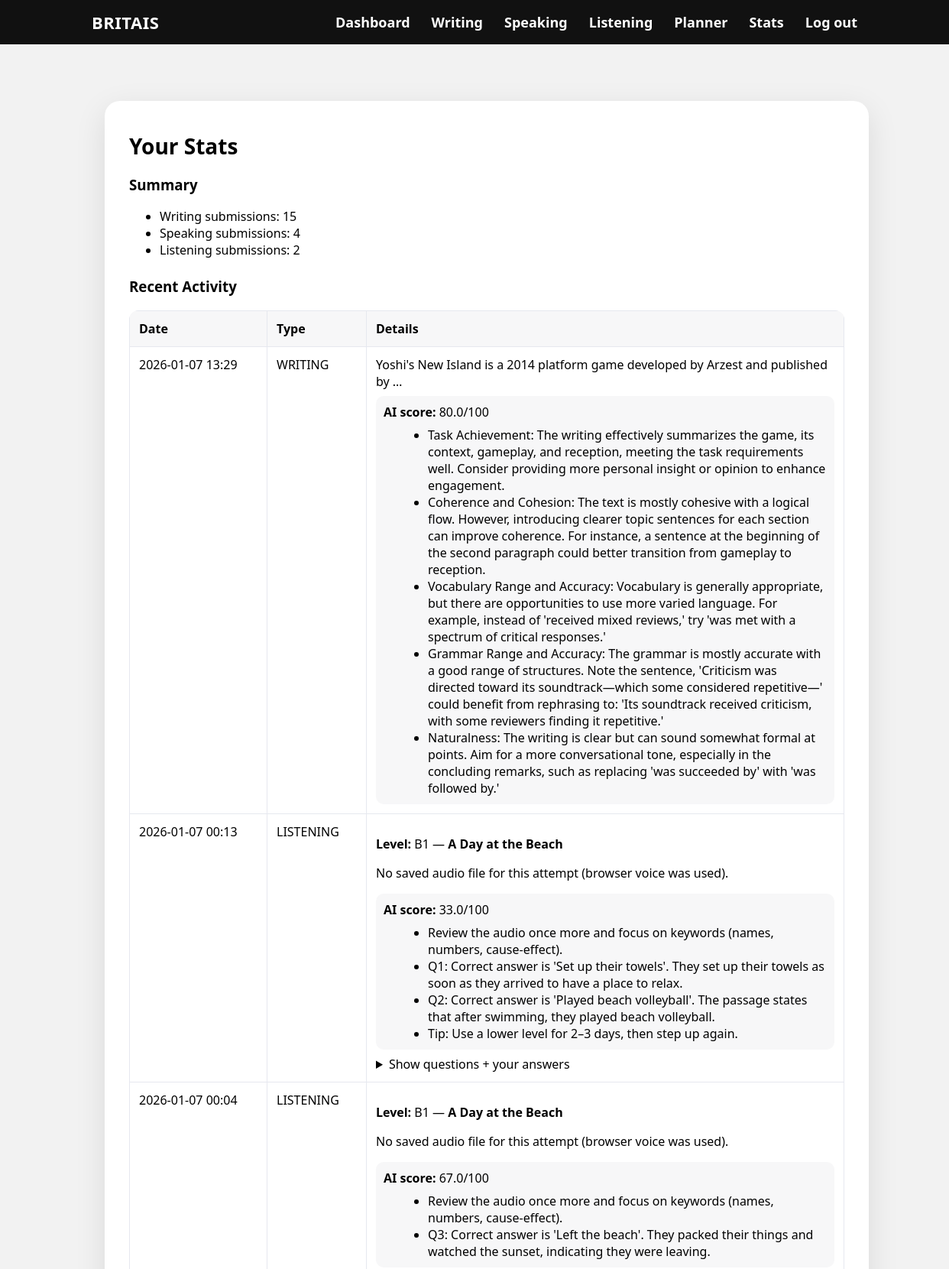
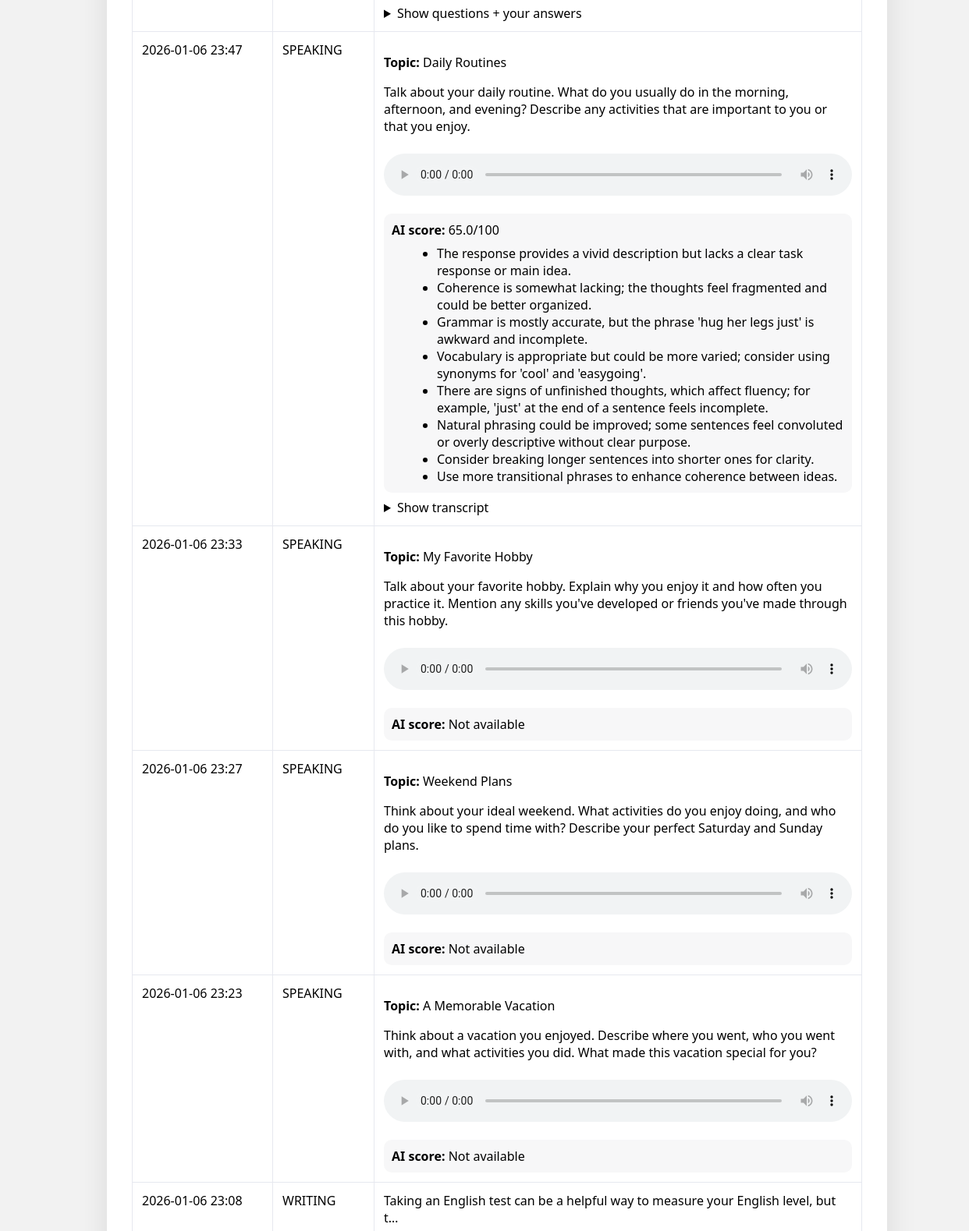
The app's page /stats (signed in, upper part) with its own data (2 pictures, top to bottom).
### models.py (models this page shows)
class Submission(db.Model):
    __tablename__ = "tb_submissions"
    id = db.Column(db.Integer, primary_key=True)
    user_id = db.Column(db.Integer, db.ForeignKey("tb_users.id"), nullable=False)
    task_id = db.Column(db.Integer, db.ForeignKey("tb_tasks.id"), nullable=True)
    type = db.Column(db.String(20), nullable=False)
    content = db.Column(db.Text, nullable=True)
    created_at = db.Column(db.DateTime, default=datetime.utcnow)
    ai_score = db.Column(db.Float, nullable=True)  # AI score
    ai_feedback = db.Column(db.Text, nullable=True)  # AI feedback text
    user = db.relationship("User", back_populates="submissions")
    task = db.relationship("Task", back_populates="submissions")
    feedback = db.relationship("Feedback", back_populates="submission", uselist=False)
    result = db.relationship("Result", back_populates="submission", uselist=False)

### app.py (the view)
@app.route("/stats")
@login_required
def stats():
    user = current_user()
    subs = Submission.query.filter_by(user_id=user.id).all()
    counts = {"WRITING": 0, "SPEAKING": 0, "LISTENING": 0}
    for s in subs:
        counts[s.type] = counts.get(s.type, 0) + 1
    subs_sorted = sorted(subs, key=lambda s: s.created_at, reverse=True)
    prepared = []
    for s in subs_sorted:
        row = {"s": s, "data": None}
        if s.type in {"SPEAKING", "LISTENING"}:
            try:
                row["data"] = json.loads(s.content)
            except Exception:
                row["data"] = None
        prepared.append(row)
    return render_template("stats.html", submissions=prepared, counts=counts)

### app.py (called while the page is built)
def current_user():
    email = session.get("user_email")
    return User.query.filter_by(email=email).first() if email else None

def login_required(view):
    @wraps(view)
    def wrapped(*args, **kwargs):
        if not current_user():
            return redirect(url_for("login"))
        return view(*args, **kwargs)
    return wrapped

### templates/stats.html (shortened to what this page needs)
{% extends "base.html" %}
{% block content %}
<div class="auth stats-page">
  <div class="card smooth-card stats-card">
    <h2 class="title-auth">Your Stats</h2>
    <h3>Summary</h3>
    <ul>
      <li>Writing submissions: {{ counts.get("WRITING", 0) }}</li>
      <li>Speaking submissions: {{ counts.get("SPEAKING", 0) }}</li>
      <li>Listening submissions: {{ counts.get("LISTENING", 0) }}</li>
    </ul>
    <h3 class="mt-24">Recent Activity</h3>
    {% if submissions and submissions|length > 0 %}
      <div class="table-wrapper">
        <table class="stats-table">
          <colgroup>
            <col style="width: 180px;">
            <col style="width: 130px;">
            <col style="width: auto;">
          </colgroup>
          <thead>
            <tr>
              <th>Date</th>
              <th>Type</th>
              <th>Details</th>
            </tr>
          </thead>
          <tbody>
            {% for row in submissions %}
              {% set s = row.s %}
              <tr>
                <td class="col-date">{{ s.created_at.strftime("%Y-%m-%d %H:%M") }}</td>
                <td class="col-type">{{ s.type }}</td>
                <td>
                  {% if s.type == "WRITING" %}
                    <p class="preview">
                      {{ s.content[:80] }}{% if s.content|length > 80 %}…{% endif %}
                    </p>
                    <div class="ai-box">
                      <strong>AI score:</strong>
                      {% if s.ai_score is not none %}
                        {{ s.ai_score|round(0) }}/100
                      {% else %}
                        Not available
                      {% endif %}
                      {% if s.ai_feedback %}
                        <ul class="ai-list">
                          {% for tip in s.ai_feedback.splitlines() %}
                            <li>{{ tip }}</li>
                          {% endfor %}
                        </ul>
                      {% endif %}
                    </div>
                  {% endif %}
                  {% if s.type == "SPEAKING" %}
                    {% if row.data %}
                      <p><strong>Topic:</strong> {{ row.data["topic"]["title"] }}</p>
                      <p class="muted">{{ row.data["topic"]["prompt"] }}</p>
                      <audio controls style="width:100%; margin:8px 0;">
                        <source src="{{ row.data['audio_url'] }}" type="{{ row.data['audio_mimetype'] }}">
                      </audio>
                      <div class="ai-box" style="margin-top: 10px;">
                        <strong>AI score:</strong>
                        {% if s.ai_score is not none %}
                          {{ s.ai_score|round(0) }}/100
                        {% else %}
                          Not available
                        {% endif %}
                        {% if s.ai_feedback %}
                          <ul class="ai-list">
                            {% for tip in s.ai_feedback.splitlines() %}
                              <li>{{ tip }}</li>
                            {% endfor %}
                          </ul>
                        {% endif %}
                      </div>
                      {% if row.data.get("transcript") %}
                        <details style="margin-top: 8px;">
                          <summary>Show transcript</summary>
                        </details>
                      {% endif %}
                    {% endif %}
                  {% endif %}
                  {% if s.type == "LISTENING" %}
                    {% if row.data %}
                      <p>
                        <strong>Level:</strong> {{ row.data.get("level", "—") }}
                        {% if row.data.get("title") %} — <strong>{{ row.data["title"] }}</strong>{% endif %}
                      </p>
                      {% if row.data.get("audio_url") %}
                        <audio controls style="width:100%; margin:8px 0;">
                          <source src="{{ row.data['audio_url'] }}" type="{{ row.data.get('audio_mimetype', 'audio/mpeg') }}">
                          Your browser does not support the audio element.
                        </audio>
                      {% else %}
                        <p class="muted">No saved audio file for this attempt (browser voice was used).</p>
                      {% endif %}
                      <div class="ai-box" style="margin-top: 10px;">
                        <strong>AI score:</strong>
                        {% if s.ai_score is not none %}
                          {{ s.ai_score|round(0) }}/100
                        {% else %}
                          Not available
                        {% endif %}
                        {% if s.ai_feedback %}
                          <ul class="ai-list">
                            {% for tip in s.ai_feedback.splitlines() %}
                              <li>{{ tip }}</li>
                            {% endfor %}
                          </ul>
                        {% endif %}
                      </div>
                      <details style="margin-top:8px;">
                        <summary>Show questions + your answers</summary>
                      </details>
                    {% endif %}
                  {% endif %}
                </td>
              </tr>
            {% endfor %}
          </tbody>
        </table>
      </div>
    {% else %}
      <p>No submissions yet.</p>
    {% endif %}
  </div>
</div>
{% endblock %}

### static/css/styles.css (style rules this page uses)
body { font-family:'Segoe UI',Tahoma,sans-serif; margin:0; background:#f2f2f2; }
.auth { display:flex; justify-content:center; padding:60px 16px; }
.card { position:relative; background:#fff; border-radius:16px; padding:28px; box-shadow:0 12px 28px rgba(0,0,0,.08); max-width:420px; width:100%; box-sizing:border-box; }
.card h2 { margin:0 0 16px; }
.smooth-card { padding:40px 32px; border-radius:20px; box-shadow:0 12px 40px rgba(0,0,0,0.10); background:#ffffff; }
.title-auth { font-size:28px; font-weight:800; margin:0 0 10px; }
.auth.stats-page .card.stats-card { max-width:900px; width:100%; }
.auth.stats-page .table-wrapper { width:100%; overflow-x:auto; margin-top:12px; border-radius:12px; }
.auth.stats-page .stats-table { width:100%; border-collapse:collapse; min-width:720px; background:#fff; }
.auth.stats-page .stats-table th, .auth.stats-page .stats-table td { padding:12px; border:1px solid #e6e8ef; text-align:left; vertical-align:top; }
.auth.stats-page .stats-table thead th { background:#f7f7f8; font-weight:900; }
.auth.stats-page .col-date { width:170px; }
.auth.stats-page .col-type { width:120px; }
.auth.stats-page .preview { margin:0 0 8px 0; }
.auth.stats-page .ai-box { background:#f7f7f8; border-radius:10px; padding:10px; }
.auth.stats-page .ai-list { margin:8px 0 0 18px; }
.mt-24 { margin-top:24px; }
.auth.stats-page > .card.stats-card, .auth.stats-page .card.smooth-card.stats-card { max-width: 1000px !important; width: min(1000px, calc(100vw - 32px)) !important; margin-left: auto !important; margin-right: auto !important; }
.auth.stats-page { width: 100%; }
.auth.stats-page > .card { flex: 1 1 auto; }
.auth.stats-page .table-wrapper { width: 100%; overflow-x: auto; }
.auth.stats-page .stats-table { width: 100%; table-layout: fixed; border-collapse: collapse; }
.auth.stats-page .stats-table th, .auth.stats-page .stats-table td { overflow-wrap: anywhere; word-break: break-word; }

### records on screen
Submission: created_at "2026-01-07 13:29", type "WRITING", content "Yoshi's New Island is a 2014 platform game developed by Arzest and published by", ai_score "80.0"
Submission: created_at "2026-01-07 00:13", type "LISTENING", ai_score "33.0"
Submission: created_at "2026-01-07 00:04", type "LISTENING", ai_score "67.0"
Submission: created_at "2026-01-06 23:47", type "SPEAKING", ai_score "65.0"
Submission: created_at "2026-01-06 23:33", type "SPEAKING"
Submission: created_at "2026-01-06 23:27", type "SPEAKING"
Submission: created_at "2026-01-06 23:23", type "SPEAKING"
Submission: created_at "2026-01-06 23:08", type "WRITING", content "Taking an English test can be a helpful way to measure your English level, but t"

### other values on screen
{{ counts.get("WRITING", 0) }} "15"
{{ counts.get("SPEAKING", 0) }} "4"
{{ counts.get("LISTENING", 0) }} "2"
{{ row.data.get("level", "—") }} "B1" "B1"
{{ row.data["title"] }} "A Day at the Beach" "A Day at the Beach"
{{ tip }} "Review the audio once more and focus on keywords (names, numbers, cause-effect)." "Q1: Correct answer is 'Set up their towels'. They set up their towels as soon as they arrived to have a place to relax." "Q2: Correct answer is 'Played beach volleyball'. The passage states that after swimming, they played beach volleyball." "Tip: Use a lower level for 2–3 days, then step up again." "Review the audio once more and focus on keywords (names, numbers, cause-effect)." "Q3: Correct answer is 'Left the beach'. They packed their things and watched the sunset, indicating they were leaving."
{{ row.data["topic"]["title"] }} "Daily Routines" "My Favorite Hobby" "Weekend Plans" "A Memorable Vacation"
{{ row.data["topic"]["prompt"] }} "Talk about your daily routine. What do you usually do in the morning, afternoon, and evening? Describe any activities that are important to you or that you enjoy." "Talk about your favorite hobby. Explain why you enjoy it and how often you practice it. Mention any skills you've developed or friends you've made through this hobby." "Think about your ideal weekend. What activities do you enjoy doing, and who do you like to spend time with? Describe your perfect Saturday and Sunday plans." "Think about a vacation you enjoyed. Describe where you went, who you went with, and what activities you did. What made this vacation special for you?"
{{ tip }} "The response provides a vivid description but lacks a clear task response or main idea." "Coherence is somewhat lacking; the thoughts feel fragmented and could be better organized." "Grammar is mostly accurate, but the phrase 'hug her legs just' is awkward and incomplete." "Vocabulary is appropriate but could be more varied; consider using synonyms for 'cool' and 'easygoing'." "There are signs of unfinished thoughts, which affect fluency; for example, 'just' at the end of a sentence feels incomplete." "Natural phrasing could be improved; some sentences feel convoluted or overly descriptive without clear purpose." "Consider breaking longer sentences into shorter ones for clarity." "Use more transitional phrases to enhance coherence between ideas."
